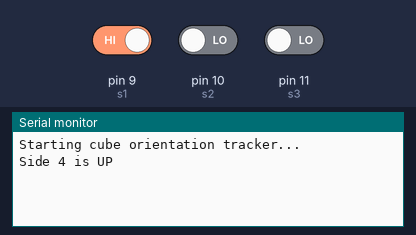
A sketch run on a simulated Arduino Uno, built with avr-gcc and run on an emulated ATmega328P. Parts: the last lines printed to the serial monitor. The inputs (shaded band) are chosen by the test bench; at power-on: pin 9 (s1) HIGH, pin 10 (s2) LOW, pin 11 (s3) LOW.

Above: at 1.2 s.
1.3 s: pin 9 (s1) driven LOW
At 2.5 s:
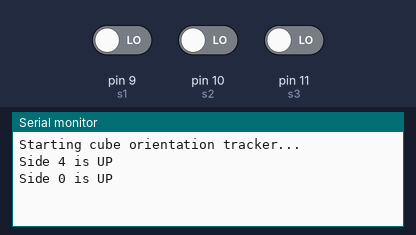
2.8 s: pin 10 (s2) driven HIGH
At 4.0 s:
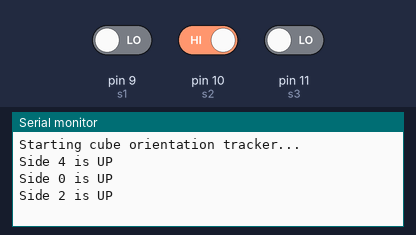
4.3 s: pin 11 (s3) driven HIGH
At 5.2 s:
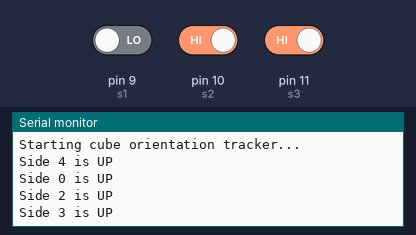
5.8 s: pin 9 (s1) driven HIGH
At 6.3 s:
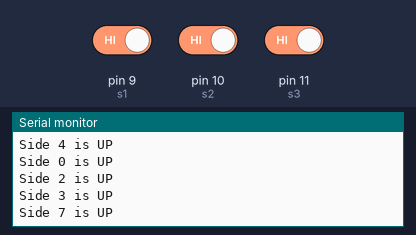
7.3 s: pin 10 (s2) driven LOW
At 8.6 s:
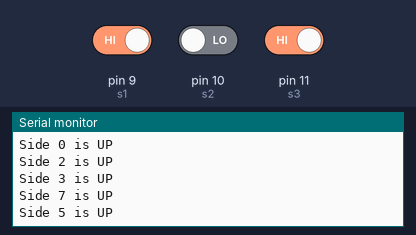
Timing chart, 0 to 9.8 s (numbered marks = the images above; inputs shaded):
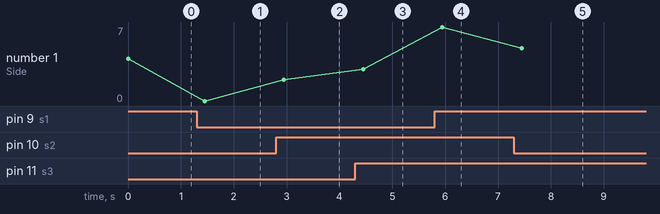

The sketch:

tilt-machine-basic.ino
```cpp
// Sensor pin definitions
int s1 = 9;
int s2 = 10;
int s3 = 11;

// Variables to hold current and last states
int lastReportedState = -1;
int potentialNewState = -1;

// Debounce variables
unsigned long lastChangeTime = 0;
unsigned long debounceDelay = 150; // Adjust as needed

void setup() {
  Serial.begin(115200);
  while (!Serial);
  Serial.println("Starting cube orientation tracker...");

  pinMode(s1, INPUT);
  pinMode(s2, INPUT);
  pinMode(s3, INPUT);

  // Read initial state and report it - am storing as decimal from binary inputs
  // e.g. 111 = 4*1 + 2*1 + 1 = 7 ; 010 = 4*0 +2*1 + 0 = 2
  potentialNewState = (digitalRead(s1) * 4) + (digitalRead(s2) * 2) + digitalRead(s3);
  lastReportedState = potentialNewState;
  printSide(potentialNewState);
}

void loop() {
  // Read current sensor values and combine them into a single state variable
  int currentRead = (digitalRead(s1) * 4) + (digitalRead(s2) * 2) + digitalRead(s3);

  // If the current reading is different from the potential new state,
  // we've detected a change. Reset the timer and the potential state.
  if (currentRead != potentialNewState) {
    lastChangeTime = millis();
    potentialNewState = currentRead;
  }

  // Check if the potential new state has been stable long enough AND
  // if it's different from the last state we reported.
  if ((millis() - lastChangeTime) > debounceDelay) {
    if (potentialNewState != lastReportedState) {
      // The new state is stable and hasn't been reported. Report it.
      lastReportedState = potentialNewState;
      printSide(lastReportedState);
    }
  }
}

// Function to print the side based on a combined state value
void printSide(int state) {
  switch (state) {
    case 0: // Binary 000: 4 + 2 + 1
      Serial.println("Side 0 is UP");
      break;
    case 1: // Binary 001: 0 + 0 + 1
      Serial.println("Side 1 is UP");
      break;
    case 2: // Binary 010: 0 + 2 + 0
      Serial.println("Side 2 is UP");
      break;
    case 3: // Binary 011: 0 + 2 + 1
      Serial.println("Side 3 is UP");
      break;
    case 4: // Binary 100: 0 + 2 + 1
      Serial.println("Side 4 is UP");
      break;
    case 5: // Binary 101: 4 + 0 + 1
      Serial.println("Side 5 is UP");
      break;
    case 6: // Binary 110: 4 + 2 + 0
      Serial.println("Side 6 is UP");
      break;
    case 7: // Binary 111: 4 + 2 + 1
      Serial.println("Side 7 is UP");
      break;
    default:
      Serial.println("No recognised state.");
      break;
  }
}
```

Measured:
- after the input at 1.3 s, the serial monitor: prints a new line after 0.15 s (image 1)
- after the input at 2.8 s, the serial monitor: prints a new line after 0.15 s (image 2)
- after the input at 4.3 s, the serial monitor: prints a new line after 0.15 s (image 3)
- after the input at 5.8 s, the serial monitor: prints a new line after 0.15 s (image 4)
- after the input at 7.3 s, the serial monitor: prints a new line after 0.15 s (image 5)
- plotted number 1: 4 → 0 after the input at 1.3 s, 0 → 2 after the input at 2.8 s, 2 → 3 after the input at 4.3 s, 3 → 7 after the input at 5.8 s, 7 → 5 after the input at 7.3 s
